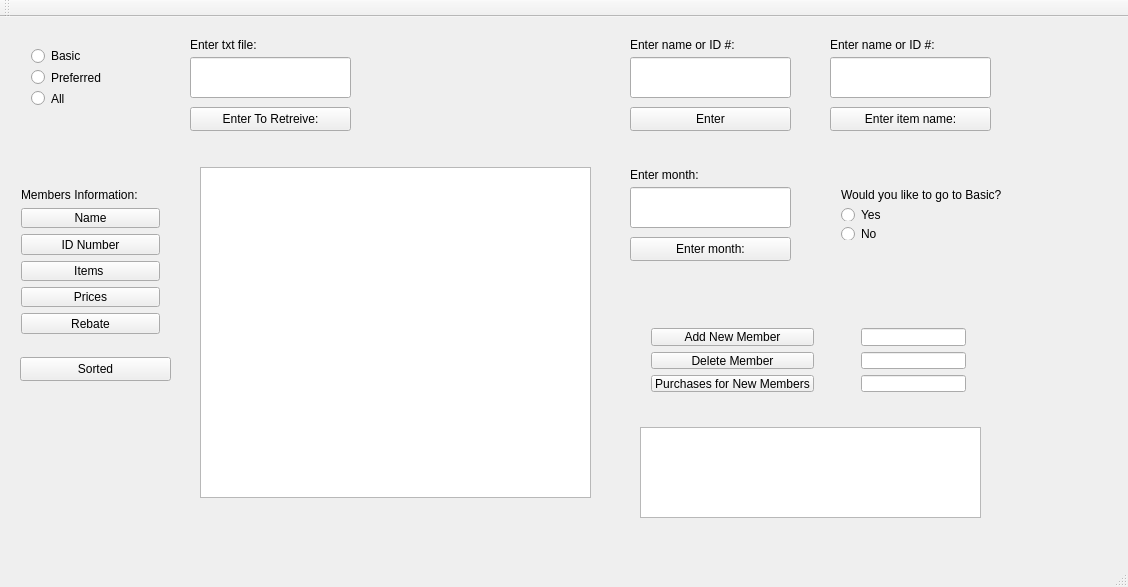
<?xml version="1.0" encoding="UTF-8"?>
<ui version="4.0">
 <class>WareHouseMembers</class>
 <widget class="QMainWindow" name="WareHouseMembers">
  <property name="geometry">
   <rect>
    <x>0</x>
    <y>0</y>
    <width>1128</width>
    <height>587</height>
   </rect>
  </property>
  <property name="windowTitle">
   <string>WareHouseMembers</string>
  </property>
  <widget class="QWidget" name="centralWidget">
   <widget class="QPushButton" name="pushButton_textfile">
    <property name="geometry">
     <rect>
      <x>190</x>
      <y>90</y>
      <width>161</width>
      <height>24</height>
     </rect>
    </property>
    <property name="text">
     <string>Enter To Retreive:</string>
    </property>
   </widget>
   <widget class="QTextBrowser" name="textBrowser">
    <property name="geometry">
     <rect>
      <x>200</x>
      <y>150</y>
      <width>391</width>
      <height>331</height>
     </rect>
    </property>
   </widget>
   <widget class="QLineEdit" name="lineEdit">
    <property name="geometry">
     <rect>
      <x>190</x>
      <y>40</y>
      <width>161</width>
      <height>41</height>
     </rect>
    </property>
   </widget>
   <widget class="QLabel" name="label_textFile">
    <property name="geometry">
     <rect>
      <x>190</x>
      <y>20</y>
      <width>91</width>
      <height>16</height>
     </rect>
    </property>
    <property name="text">
     <string>Enter txt file:</string>
    </property>
   </widget>
   <widget class="QWidget" name="layoutWidget">
    <property name="geometry">
     <rect>
      <x>20</x>
      <y>20</y>
      <width>101</width>
      <height>80</height>
     </rect>
    </property>
    <layout class="QVBoxLayout" name="verticalLayout">
     <item>
      <widget class="QRadioButton" name="radioButton_Basic">
       <property name="text">
        <string>Basic</string>
       </property>
      </widget>
     </item>
     <item>
      <widget class="QRadioButton" name="radioButton_Preferred">
       <property name="text">
        <string>Preferred</string>
       </property>
      </widget>
     </item>
     <item>
      <widget class="QRadioButton" name="radioButton_All">
       <property name="text">
        <string>All</string>
       </property>
      </widget>
     </item>
    </layout>
   </widget>
   <widget class="QWidget" name="layoutWidget">
    <property name="geometry">
     <rect>
      <x>10</x>
      <y>160</y>
      <width>161</width>
      <height>168</height>
     </rect>
    </property>
    <layout class="QVBoxLayout" name="verticalLayout_2">
     <item>
      <widget class="QLabel" name="label_MembersInfo">
       <property name="text">
        <string>Members Information:</string>
       </property>
      </widget>
     </item>
     <item>
      <widget class="QPushButton" name="pushButton_name">
       <property name="text">
        <string>Name</string>
       </property>
      </widget>
     </item>
     <item>
      <widget class="QPushButton" name="pushButton_id">
       <property name="text">
        <string>ID Number</string>
       </property>
      </widget>
     </item>
     <item>
      <widget class="QPushButton" name="pushButton_items">
       <property name="text">
        <string>Items </string>
       </property>
      </widget>
     </item>
     <item>
      <widget class="QPushButton" name="pushButton_name_prices">
       <property name="text">
        <string>Prices</string>
       </property>
      </widget>
     </item>
     <item>
      <widget class="QPushButton" name="pushButton_Rebate">
       <property name="text">
        <string>Rebate</string>
       </property>
      </widget>
     </item>
    </layout>
   </widget>
   <widget class="QLabel" name="label_nameORid">
    <property name="geometry">
     <rect>
      <x>630</x>
      <y>20</y>
      <width>151</width>
      <height>16</height>
     </rect>
    </property>
    <property name="text">
     <string>Enter name or ID #:</string>
    </property>
   </widget>
   <widget class="QLineEdit" name="lineEdit_Enter_Name_ID">
    <property name="geometry">
     <rect>
      <x>630</x>
      <y>40</y>
      <width>161</width>
      <height>41</height>
     </rect>
    </property>
   </widget>
   <widget class="QPushButton" name="pushButton_Enter_Name_ID">
    <property name="geometry">
     <rect>
      <x>630</x>
      <y>90</y>
      <width>161</width>
      <height>24</height>
     </rect>
    </property>
    <property name="text">
     <string>Enter</string>
    </property>
   </widget>
   <widget class="QLabel" name="label_itemName">
    <property name="geometry">
     <rect>
      <x>830</x>
      <y>20</y>
      <width>151</width>
      <height>16</height>
     </rect>
    </property>
    <property name="text">
     <string>Enter name or ID #:</string>
    </property>
   </widget>
   <widget class="QPushButton" name="pushButton_Enter_Item_Name">
    <property name="geometry">
     <rect>
      <x>830</x>
      <y>90</y>
      <width>161</width>
      <height>24</height>
     </rect>
    </property>
    <property name="text">
     <string>Enter item name:</string>
    </property>
   </widget>
   <widget class="QLineEdit" name="lineEdit_Enter_Item_Name">
    <property name="geometry">
     <rect>
      <x>830</x>
      <y>40</y>
      <width>161</width>
      <height>41</height>
     </rect>
    </property>
   </widget>
   <widget class="QLineEdit" name="lineEdit_Enter_Month">
    <property name="geometry">
     <rect>
      <x>630</x>
      <y>170</y>
      <width>161</width>
      <height>41</height>
     </rect>
    </property>
   </widget>
   <widget class="QLabel" name="label_Month">
    <property name="geometry">
     <rect>
      <x>630</x>
      <y>150</y>
      <width>151</width>
      <height>16</height>
     </rect>
    </property>
    <property name="text">
     <string>Enter month:</string>
    </property>
   </widget>
   <widget class="QPushButton" name="pushButton_Enter_Month">
    <property name="geometry">
     <rect>
      <x>630</x>
      <y>220</y>
      <width>161</width>
      <height>24</height>
     </rect>
    </property>
    <property name="text">
     <string>Enter month:</string>
    </property>
   </widget>
   <widget class="QTextBrowser" name="textBrowser_2">
    <property name="geometry">
     <rect>
      <x>640</x>
      <y>410</y>
      <width>341</width>
      <height>91</height>
     </rect>
    </property>
   </widget>
   <widget class="QWidget" name="layoutWidget">
    <property name="geometry">
     <rect>
      <x>640</x>
      <y>300</y>
      <width>185</width>
      <height>86</height>
     </rect>
    </property>
    <layout class="QVBoxLayout" name="verticalLayout_4">
     <item>
      <widget class="QPushButton" name="pushButton_AddMember">
       <property name="text">
        <string>Add New Member</string>
       </property>
      </widget>
     </item>
     <item>
      <widget class="QPushButton" name="pushButton_DeleteMember">
       <property name="text">
        <string>Delete Member</string>
       </property>
      </widget>
     </item>
     <item>
      <widget class="QPushButton" name="pushButton_PurchasesNewMembers">
       <property name="text">
        <string>Purchases for New Members</string>
       </property>
      </widget>
     </item>
    </layout>
   </widget>
   <widget class="QWidget" name="layoutWidget">
    <property name="geometry">
     <rect>
      <x>850</x>
      <y>300</y>
      <width>127</width>
      <height>86</height>
     </rect>
    </property>
    <layout class="QVBoxLayout" name="verticalLayout_5">
     <item>
      <widget class="QLineEdit" name="lineEdit_AddMember"/>
     </item>
     <item>
      <widget class="QLineEdit" name="lineEdit_DeleteMember"/>
     </item>
     <item>
      <widget class="QLineEdit" name="lineEdit_ValidCodePurchase"/>
     </item>
    </layout>
   </widget>
   <widget class="QWidget" name="layoutWidget">
    <property name="geometry">
     <rect>
      <x>830</x>
      <y>160</y>
      <width>184</width>
      <height>74</height>
     </rect>
    </property>
    <layout class="QVBoxLayout" name="verticalLayout_6">
     <item>
      <widget class="QLabel" name="label_AskForBasic">
       <property name="text">
        <string>Would you like to go to Basic?</string>
       </property>
      </widget>
     </item>
     <item>
      <widget class="QRadioButton" name="radioButton_Yes_Basic">
       <property name="text">
        <string>Yes</string>
       </property>
      </widget>
     </item>
     <item>
      <widget class="QRadioButton" name="radioButton__No_Basic">
       <property name="text">
        <string>No</string>
       </property>
      </widget>
     </item>
    </layout>
   </widget>
   <widget class="QPushButton" name="pushButton_sorted">
    <property name="geometry">
     <rect>
      <x>20</x>
      <y>340</y>
      <width>151</width>
      <height>24</height>
     </rect>
    </property>
    <property name="text">
     <string>Sorted</string>
    </property>
   </widget>
  </widget>
  <widget class="QMenuBar" name="menuBar">
   <property name="geometry">
    <rect>
     <x>0</x>
     <y>0</y>
     <width>1128</width>
     <height>22</height>
    </rect>
   </property>
  </widget>
  <widget class="QToolBar" name="mainToolBar">
   <attribute name="toolBarArea">
    <enum>TopToolBarArea</enum>
   </attribute>
   <attribute name="toolBarBreak">
    <bool>false</bool>
   </attribute>
  </widget>
  <widget class="QStatusBar" name="statusBar"/>
 </widget>
 <layoutdefault spacing="6" margin="11"/>
 <resources/>
 <connections/>
</ui>
